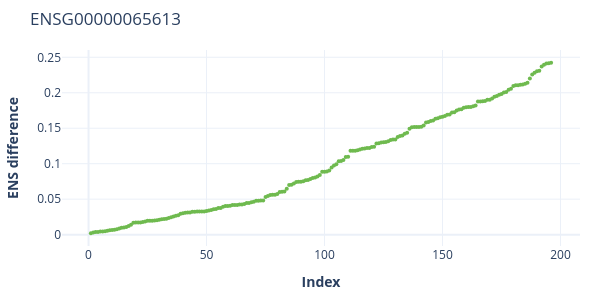

Notebook code for this chart:
### Code cell
# Create the scatter plot
fig1 = go.Figure()

# # Add ENS Differences scatter plot
# fig1.add_trace(go.Scatter(
#     x=indices_ingroup_jsd2, y=sorted(ens_ingroup_list2), mode='markers',
#     marker=dict(size=4), name='ENS Differences'))

fig1.add_trace(go.Scatter(
    x=indices_ens_diff2, y=sorted(ens_ingroup_list2), mode='markers',
    marker=dict(size=4, color = '#6fba4f'), name='Ingroup JSD'))


# Update layout for clear visualization
fig1.update_layout(
    title=gene_name,
    xaxis_title='<b>Index</b>',
    yaxis_title='<b>ENS difference</b>',
    showlegend=False,
    template='plotly_white',
    margin=dict(l=20, r=20, t=50, b=20),
    width=600,
    height=300,    
)

fig1.show()
# fig1.write_image(f'/Users/gulugulu/repos/PuningAnalysis/results/figures/ENS_diff_{gene_name}_full.pdf')

### Figure 1 — Plotly figure (JSON) as saved in the notebook; plotly's stock layout.template omitted (floating-point values rounded to 4 significant figures; data arrays with more than 128 entries replaced by an {"elided": "..."} marker saying what was removed)
{"data": [{"marker": {"color": "#6fba4f", "size": 4}, "mode": "markers", "name": "Ingroup JSD", "type": "scatter", "x": {"elided": "196 int values"}, "y": {"elided": "196 float values"}}], "layout": {"height": 300, "margin": {"b": 20, "l": 20, "r": 20, "t": 50}, "showlegend": false, "title": {"text": "ENSG00000065613"}, "width": 600, "xaxis": {"title": {"text": "<b>Index</b>"}}, "yaxis": {"title": {"text": "<b>ENS difference</b>"}}}}
